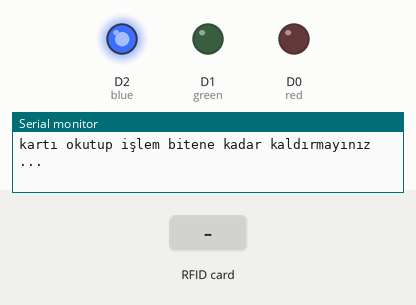
Recording of a sketch running on a simulated ESP8266 (NodeMCU). On the bench: output pins drawn as LEDs (lit = HIGH), the last lines printed to the serial monitor. Inputs (shaded band) come from the test bench.

Above: at 1.2 s.
1.3 s: RFID card 5E 7A 19 C4 held to the reader
At 2.5 s:
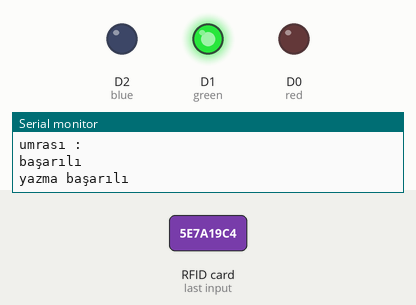
Timing chart, 0 to 5.1 s (numbered marks = the images above; inputs shaded):
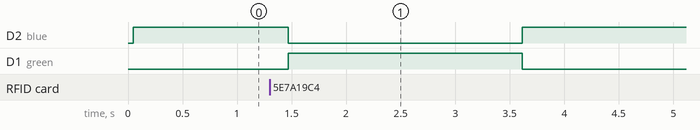

Measured:
- after the input at 1.3 s, D2 (blue): HIGH → LOW after 0.17 s, → HIGH 2.1 s later; D1 (green): LOW → HIGH after 0.17 s, → LOW 2.1 s later

The sketch:

SaveDataToCard.ino
```cpp
#include <SPI.h>
#include <MFRC522.h>

//GPIO 0 --> D3
//GPIO 2 --> D4
const uint8_t RST_PIN = D3;
const uint8_t SS_PIN = D4;

MFRC522 mfrc522(SS_PIN, RST_PIN);
MFRC522::MIFARE_Key key;

/* blok numara başlangıcı */
int blockNum = 4;
byte block_data[16];
/* karttaki verileri dizi şeklinde okuyup yazma için */
byte bufferLen = 18;
byte readBlockData[18];

MFRC522::StatusCode status;

int red = D0;
int green = D1;
int blue = D2;

void setup()
{
  /* seri haberleşme */
  Serial.begin(9600);
  SPI.begin();

  mfrc522.PCD_Init();
  Serial.println("kartı okutup işlem bitene kadar kaldırmayınız ...");

  pinMode(red, OUTPUT);
  pinMode(green, OUTPUT);
  pinMode(blue, OUTPUT);
}


void loop()
{
  b();

  /* doğrulama */
  for (byte i = 0; i < 6; i++){
    key.keyByte[i] = 0xFF;
  }

  /* yeni kart tarama */
  /* yeni kart okutulunca reset işlemi */
  if ( ! mfrc522.PICC_IsNewCardPresent()){return;}

  /* okunan kartı seçme */
  if ( ! mfrc522.PICC_ReadCardSerial()) {return;}
  Serial.print("\n");
  Serial.println("**kart algılandı**");

  /* kart UID  */
  Serial.print(F("Kart UID:"));
  for (byte i = 0; i < mfrc522.uid.size; i++){
    Serial.print(mfrc522.uid.uidByte[i] < 0x10 ? " 0" : " ");
    Serial.print(mfrc522.uid.uidByte[i], HEX);
  }
  Serial.print("\n");

  /* kart tipi */
  Serial.print(F("PICC tip: "));
  MFRC522::PICC_Type piccType = mfrc522.PICC_GetType(mfrc522.uid.sak);
  Serial.println(mfrc522.PICC_GetTypeName(piccType));

  /* bloklara yazılan veriler */
  blockNum = 4;
  toBlockDataArray("191307026"); //Student ID
  WriteDataToBlock(blockNum, block_data);
  ReadDataFromBlock(blockNum, readBlockData);
  dumpSerial(blockNum, readBlockData);

  blockNum = 5;
  toBlockDataArray("Onur Akyıldız"); //First Name
  WriteDataToBlock(blockNum, block_data);
  ReadDataFromBlock(blockNum, readBlockData);
  dumpSerial(blockNum, readBlockData);

  blockNum = 6;
  toBlockDataArray("Kocaeli Uni"); //Last Name
  WriteDataToBlock(blockNum, block_data);
  ReadDataFromBlock(blockNum, readBlockData);
  dumpSerial(blockNum, readBlockData);

  blockNum = 8;
  toBlockDataArray("Teknoloji fak"); //Faculty Name
  WriteDataToBlock(blockNum, block_data);
  ReadDataFromBlock(blockNum, readBlockData);
  dumpSerial(blockNum, readBlockData);

  blockNum = 9;
  toBlockDataArray("Bil Sis Müh"); //Department Name
  WriteDataToBlock(blockNum, block_data);
  ReadDataFromBlock(blockNum, readBlockData);
  dumpSerial(blockNum, readBlockData);

}

void WriteDataToBlock(int blockNum, byte blockData[])
{
  Serial.println("bloklara veri yazılıyor ... ");
  Serial.println("blok numrası : "+blockNum);
  /* yazma erişimi için istenen veri bloğunun kimliğinin doğrulanması */
  status = mfrc522.PCD_Authenticate(MFRC522::PICC_CMD_MF_AUTH_KEY_A, blockNum, &key, &(mfrc522.uid));
  if (status != MFRC522::STATUS_OK)
  {
    Serial.println("başarısız: ");
    r();
    Serial.println(mfrc522.GetStatusCodeName(status));
    return;
  }
  else
  {
    Serial.println("başarılı");
    g();
  }

  /* bloka verileri yazma */
  status = mfrc522.MIFARE_Write(blockNum, blockData, 16);
  if (status != MFRC522::STATUS_OK)
  {
    Serial.println("başarısız: ");
    r();
    Serial.println(mfrc522.GetStatusCodeName(status));
    return;
  }
  else
  {
    Serial.println("yazma başarılı");
    g();
  }
}


void ReadDataFromBlock(int blockNum, byte readBlockData[])
{
   Serial.println("bloktan veri okunuyor... ");
   Serial.println("blok numarası: "+blockNum);

  /* Okuma erişimi için istenen veri bloğunun kimliğinin doğrulanması */
  status = mfrc522.PCD_Authenticate(MFRC522::PICC_CMD_MF_AUTH_KEY_A, blockNum, &key, &(mfrc522.uid));
  if (status != MFRC522::STATUS_OK)
  {
    Serial.println("başarısız: ");
    r();
    Serial.println(mfrc522.GetStatusCodeName(status));
    return;
  }
  else
  {
    Serial.println("başarılı");
    g();
  }

  /* bloktan veri okuma */
  status = mfrc522.MIFARE_Read(blockNum, readBlockData, &bufferLen);
  if (status != MFRC522::STATUS_OK)
  {
    Serial.println("başarısız: ");
    r();
    Serial.println(mfrc522.GetStatusCodeName(status));
    return;
  }
  else {
    Serial.println("okuma başarılı");
    g();
  }
}

void dumpSerial(int blockNum, byte blockData[])
{
   Serial.print("\n");
   Serial.print("bloktaki veri:");
   Serial.print(blockNum);
   Serial.print(" --> ");
   for (int j=0 ; j<16 ; j++)
   {
     Serial.write(readBlockData[j]);
   }
   Serial.print("\n");
   Serial.print("\n");
}

void toBlockDataArray(String str)
{
  byte len = str.length();
  if(len > 16) len = 16;
  for (byte i = 0; i < len; i++) block_data[i] = str[i];
  for (byte i = len; i < 16; i++) block_data[i] = ' ';
}

void r(){
  analogWrite(red,255);
  analogWrite(green,0);
  analogWrite(blue,0);
  delay(100);
}
void g(){
  analogWrite(red,0);
  analogWrite(green,255);
  analogWrite(blue,0);
  delay(100);
}
void b(){
  analogWrite(red,0);
  analogWrite(green,0);
  analogWrite(blue,255);
  delay(100);
}
```
